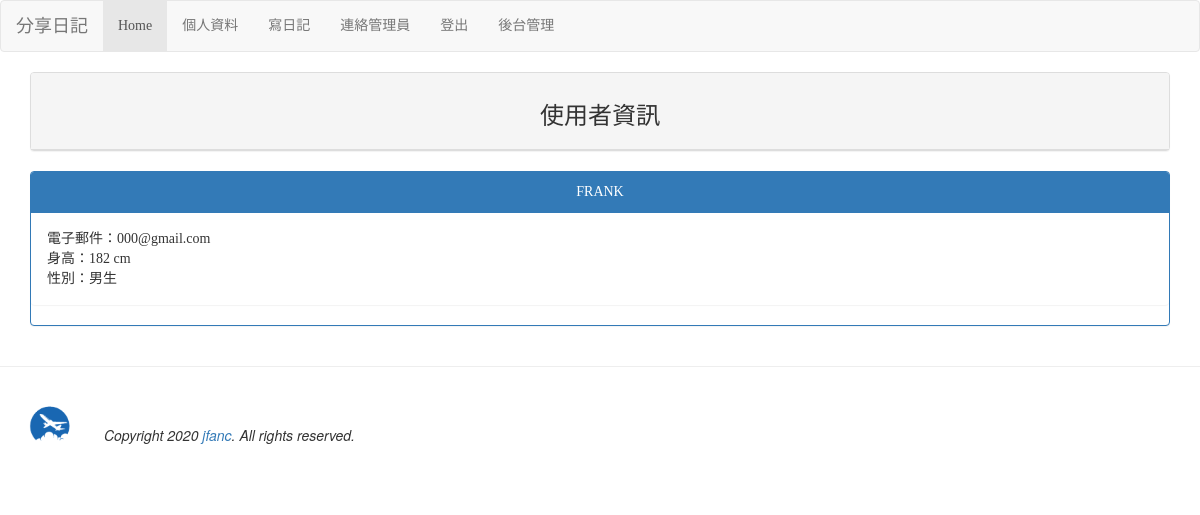
Page /userinfo/ (signed in) on the committed database.
### mysite/models.py (models this page shows, shortened)
class Profile(models.Model):
    user = models.OneToOneField(User, on_delete=models.CASCADE)
    height = models.PositiveIntegerField(default=160)
    male = models.BooleanField(default=False)
    website = models.URLField(null=True)

### mysite/views.py (the view)
# urls.py: path('userinfo/', views.userinfo),
@login_required(login_url='/login/')
def userinfo(request):
    if request.user.is_authenticated:
        username = request.user.username
        try:
            user = User.objects.get(username=username)
            userinfo = models.Profile.objects.get(user=user)
        except:
            pass
    return render(request, 'userinfo.html', locals())

### mysite/templates/userinfo.html (shortened to what this page needs)
{% extends "base.html" %}
{% block content %}
<div class='container'>
    <div class='row'>
        <div class='col-md-12'>
            <div class='panel panel-default'>
                <div class='panel-heading' align=center>
                    <h3>使用者資訊</h3>
                </div>
            </div>
        </div>
    </div>
    <div class='row'>
        <div class='col-md-12'>
            <div class='panel panel-primary'>
                <div class='panel-heading' align=center>
                    {{ userinfo.user.username | upper }}
                </div>
                <div class='panel panel-body'>
                    電子郵件：{{ userinfo.user.email }}<br />
                    身高：{{ userinfo.height }} cm<br />
                    性別：{{ userinfo.male | yesno:"男生,女生"}}
                </div>
            </div>
        </div>
    </div>
</div>
{% endblock %}

### mysite/templates/base.html (style rules this page uses)
h1, h2, h3, h4, h5, p, div { font-family: 微軟正黑體; }

### rows in the picture
Profile: user.username "FRANK", user.email "000@gmail.com", height "182", male "男生"
